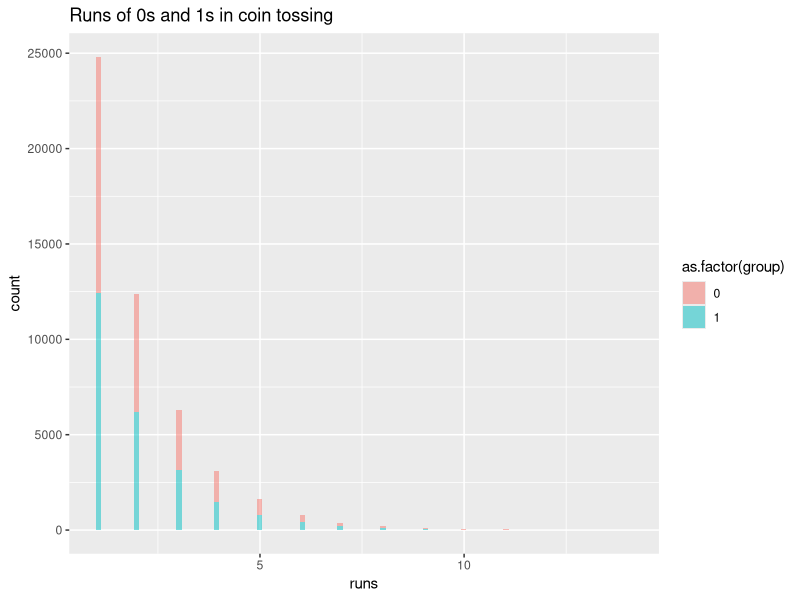
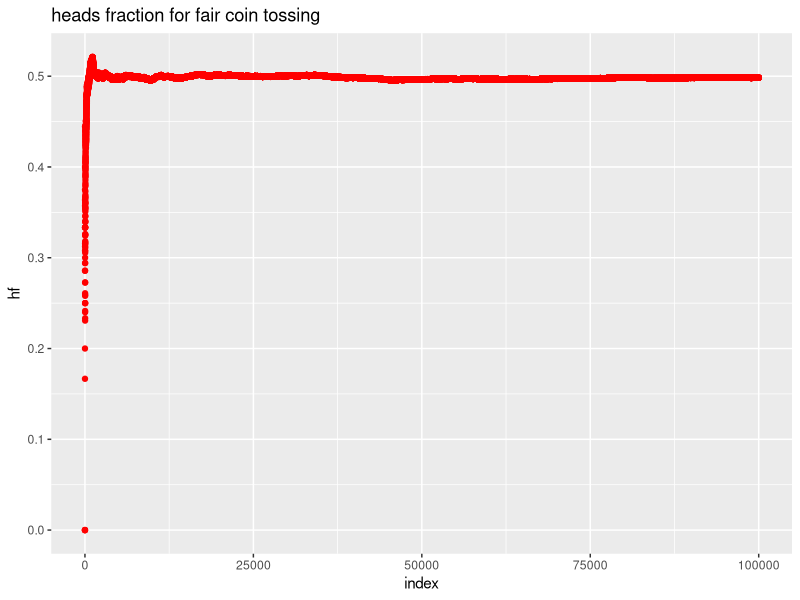
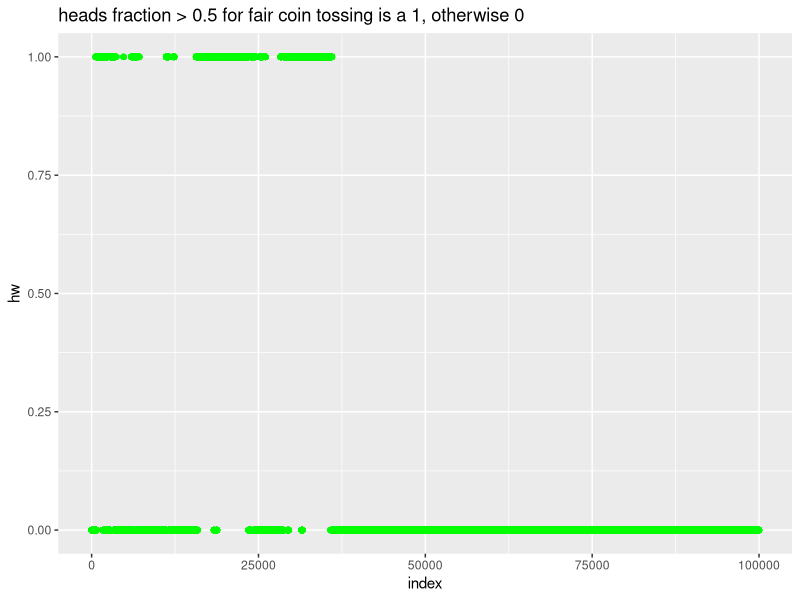
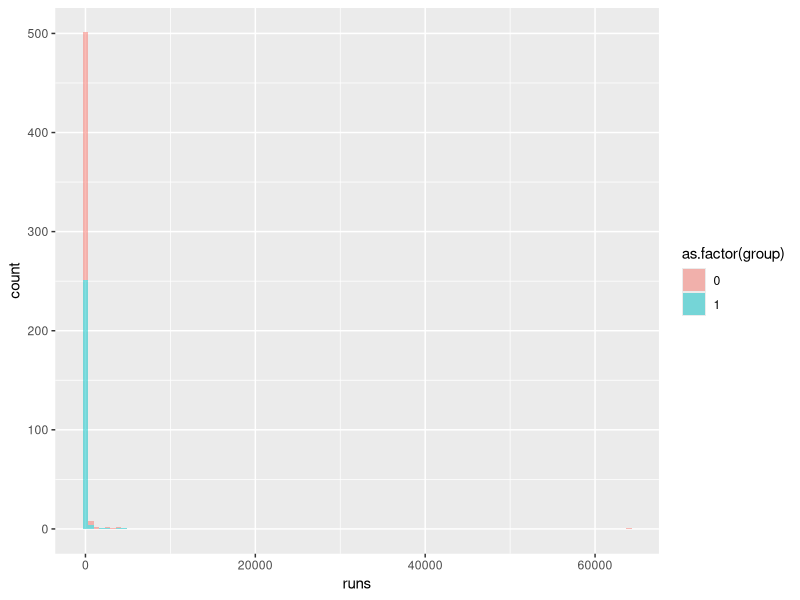
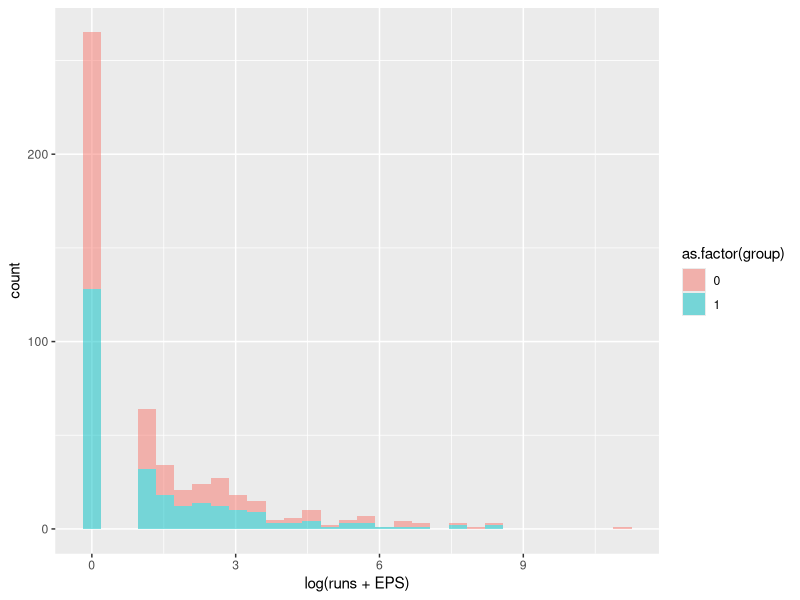

Write the R code that produced these figures, in order.
# coin toss persistence exponents

library(ggplot2)
library(dplyr)
set.seed(1234)
EPS <- 1.0e-8 # prevent infinities #
# Coin toss - histo of distance between successsive heads

sample_data <- c("H", "T")
N <- 100000
data <- sample(sample_data,
               N,
               replace = TRUE)

data1 <- ifelse(data == "H", 1, 0)

runs <- rle(data1)

results <- data.frame(
  group = runs$values,
  runs = runs$lengths
)

head(results)

#Histo 

ggplot(
  data = results
) + geom_histogram(aes(x = runs, fill = as.factor(group)), alpha = 0.5, bins = 100) + 
  ggtitle("Runs of 0s and 1s in coin tossing")

# lets now examine persistence

# heads fractions > 0.5 

heads_fraction <- cumsum(data1) / c(1:length(data1))
head(data1)
head(heads_fraction)

# heads_win defines when heads fraction > 0.5 ; then we look at ITS runs below
heads_win <- ifelse(heads_fraction > 0.5, 1, 0)
head(heads_win)


h_df <- data.frame(
  index = c(1:length(data1)),
  hf = heads_fraction,
  hw = heads_win
)

ggplot(
  data = h_df
) + geom_point(aes(x = index, y = hf), colour = "red") + 
  ggtitle("heads fraction for fair coin tossing")


# plot heads win
ggplot(
  data = h_df
) + geom_point(aes(x = index, y = hw), colour = "green") + 
  ggtitle("heads fraction > 0.5 for fair coin tossing is a 1, otherwise 0")

# Use run length encoding to look into 0s and 1s runs for the heads win data

runs <- rle(heads_win)

results <- data.frame(
  group = runs$values,
  runs = runs$lengths
)

head(results)

# plot overlapping histos?

ggplot(
  data = results
) + geom_histogram(aes(x = runs, fill = as.factor(group)), alpha = 0.5, bins = 100)

# Behooves us to do a log plot on this

ggplot(
  data = results
) + geom_histogram(aes(x = log(runs+EPS), fill = as.factor(group)), alpha = 0.5)




